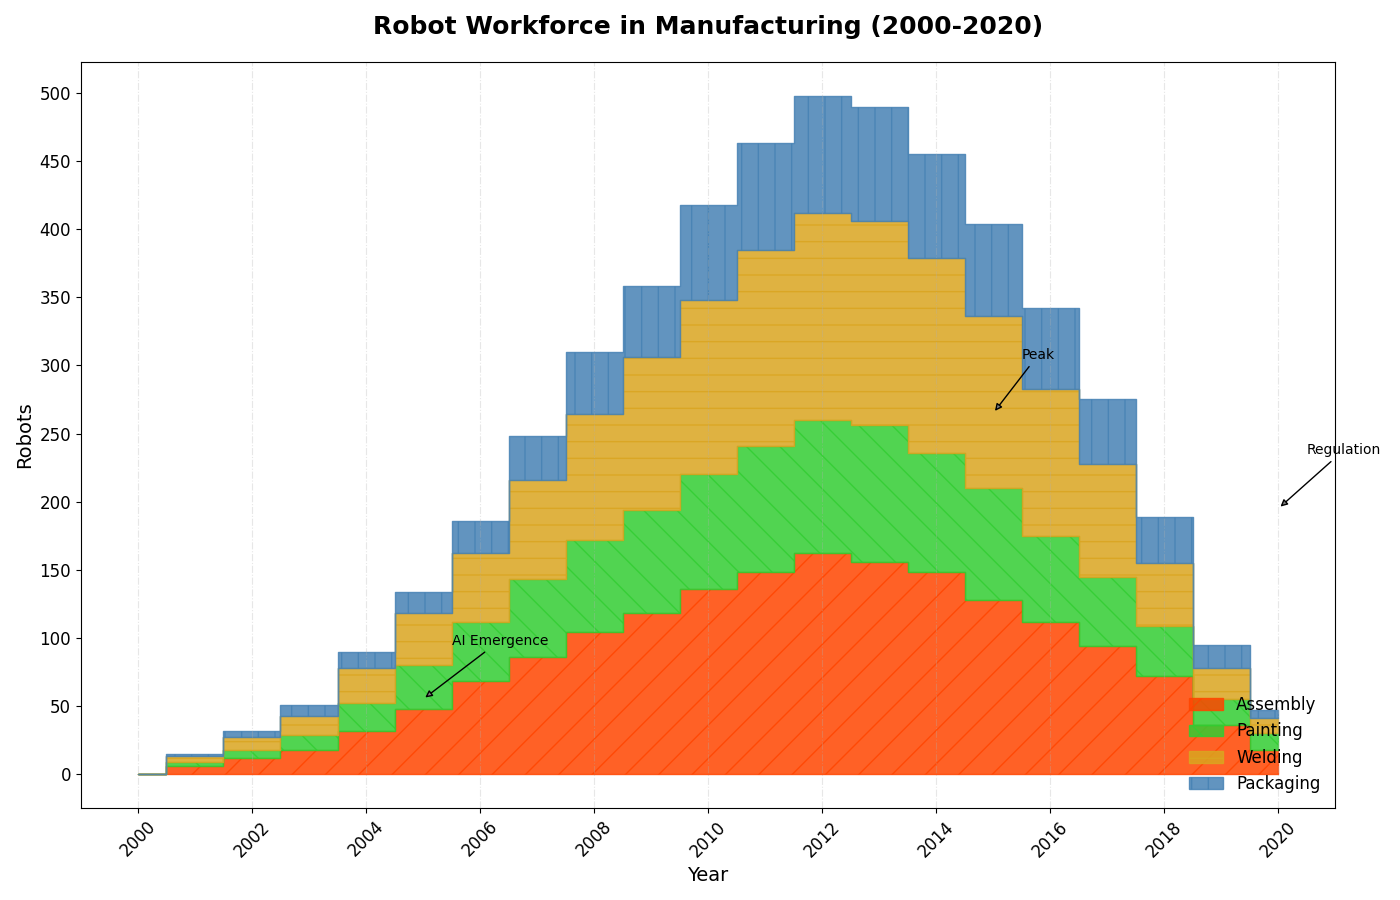

The Python source for this figure:
import matplotlib.pyplot as plt
import numpy as np

years = np.arange(2000, 2021)

# Altered number of robots deployed in various manufacturing sectors
assembly_robots = [0, 6, 12, 18, 32, 48, 68, 86, 104, 118, 136, 148, 162, 156, 148, 128, 112, 94, 72, 36, 18]
painting_robots = [0, 3, 6, 11, 20, 32, 44, 57, 68, 76, 84, 93, 98, 100, 88, 82, 63, 51, 37, 19, 12]
welding_robots = [0, 4, 9, 14, 26, 38, 50, 73, 92, 112, 128, 144, 152, 150, 143, 126, 108, 83, 46, 23, 11]
packaging_robots = [0, 2, 5, 8, 12, 16, 24, 32, 46, 52, 70, 78, 86, 84, 76, 68, 59, 47, 34, 17, 6]

robots_data = np.vstack([assembly_robots, painting_robots, welding_robots, packaging_robots])
cumulative_data = np.cumsum(robots_data, axis=0)

colors = ['#FF4500', '#32CD32', '#DAA520', '#4682B4']

fig, ax = plt.subplots(figsize=(14, 9))

ax.fill_between(years, 0, cumulative_data[0], step='mid', hatch='/', color=colors[0], label='Assembly', alpha=0.85)
ax.fill_between(years, cumulative_data[0], cumulative_data[1], step='mid', hatch='\\', color=colors[1], label='Painting', alpha=0.85)
ax.fill_between(years, cumulative_data[1], cumulative_data[2], step='mid', hatch='-', color=colors[2], label='Welding', alpha=0.85)
ax.fill_between(years, cumulative_data[2], cumulative_data[3], step='mid', hatch='|', color=colors[3], label='Packaging', alpha=0.85)

ax.set_title("Robot Workforce in Manufacturing (2000-2020)", fontsize=18, fontweight='bold', pad=20)
ax.set_xlabel('Year', fontsize=14)
ax.set_ylabel('Robots', fontsize=14)

ax.set_xticks(np.arange(2000, 2021, 2))
ax.set_xticklabels(np.arange(2000, 2021, 2), fontsize=12, rotation=45)
ax.set_yticks(np.arange(0, 501, 50))
ax.set_yticklabels(np.arange(0, 501, 50), fontsize=12)

ax.legend(loc='lower right', fontsize=12, frameon=False)

ax.grid(True, which='both', axis='x', linestyle='-.', alpha=0.3)

important_events = [(2005, 55, 'AI Emergence'), (2015, 265, 'Peak'), (2020, 195, 'Regulation')]
for x, y, text in important_events:
    ax.annotate(text, xy=(x, y), xytext=(x+0.5, y+40), arrowprops=dict(facecolor='gray', arrowstyle='-|>'), fontsize=10, color='black')

plt.tight_layout()
plt.show()
